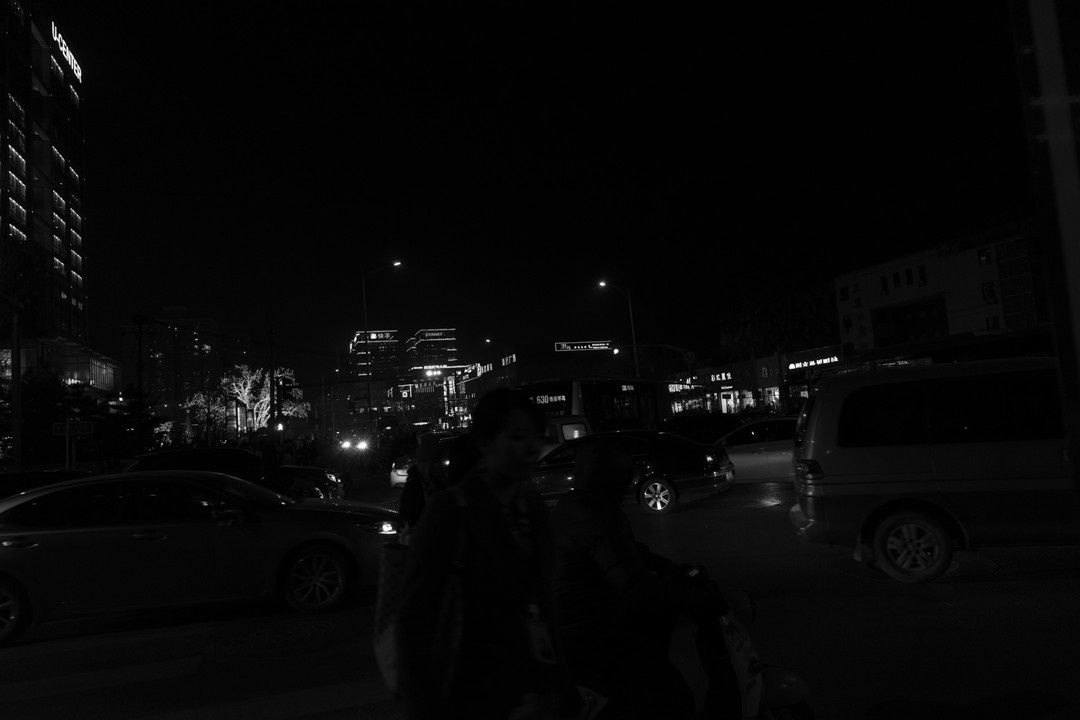
#> input picture CVL_Assignment01/dark_image.jpg, 1080 x 720 px
$ python CVL_Assignment01.py
#> lines starting #> are read from the running program, lines starting #| are printed output that depends on the picture
#> further down, img is the input picture: shape (720, 1080); min 0, max 255, mean 7.1
import cv2
import numpy as np

def histogram_equalization(img):
  height, width = img.shape
#> height = 720; width = 1080
  total_pixels = height * width
#> total_pixels = 777600

  histogram = [0] * 256
  for i in range(height):
      for j in range(width):
          pixel_value = img[i, j]
          histogram[pixel_value] += 1
#> after the loop, histogram = 256 values, max 178968 at index 1, min 6 at index 244, mean 3037.5

  cdf = [0] * 256
  cdf[0] = histogram[0]
  for i in range(1, 256):
      cdf[i] = cdf[i - 1] + histogram[i]
#> after the loop, cdf = 256 values from 18039 to 777600

  cdf_min = next((val for val in cdf if val > 0), 0)
#> cdf_min = 18039

  equalized_map = [0] * 256
  for i in range(256):
      equalized_map[i] = round(((cdf[i] - cdf_min) / (total_pixels - cdf_min)) * 255)
#> after the loop, equalized_map = 256 values from 0 to 255

  equalized_img = np.zeros_like(img, dtype=np.uint8)
  for i in range(height):
      for j in range(width):
          old_value = img[i, j]
          equalized_img[i, j] = equalized_map[old_value]
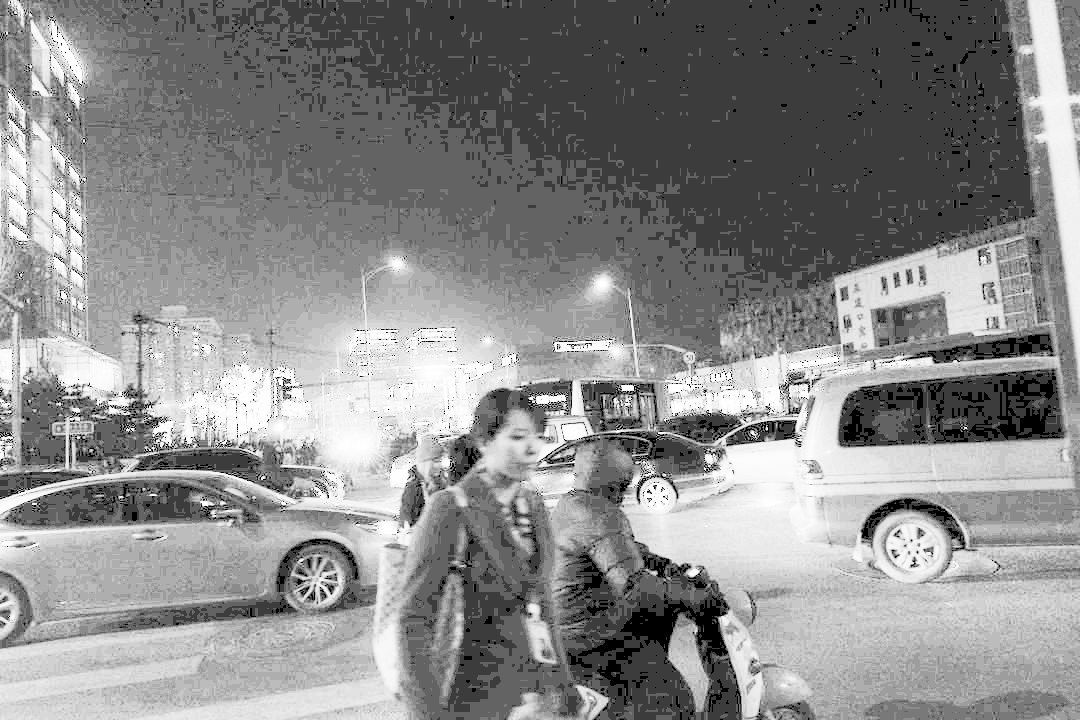
#> equalized_img: shape (720, 1080); min 0, max 255, mean 138.1

  return equalized_img

if __name__ == '__main__':
    input_file = 'dark_image.jpg'
    output_file = 'enhanced_dark_image.jpg'
    img = cv2.imread(input_file, cv2.IMREAD_GRAYSCALE)

    if img is None:
        print(f"Error: Could not load image from {input_file}")
        exit()

    enhanced_img = histogram_equalization(img)

    cv2.imwrite(output_file, enhanced_img)
    print(f"Enhanced image saved to {output_file}")

    cv2.imshow('Original Image', img)
    cv2.imshow('Enhanced Image', enhanced_img)
    cv2.waitKey(0)
    cv2.destroyAllWindows()
